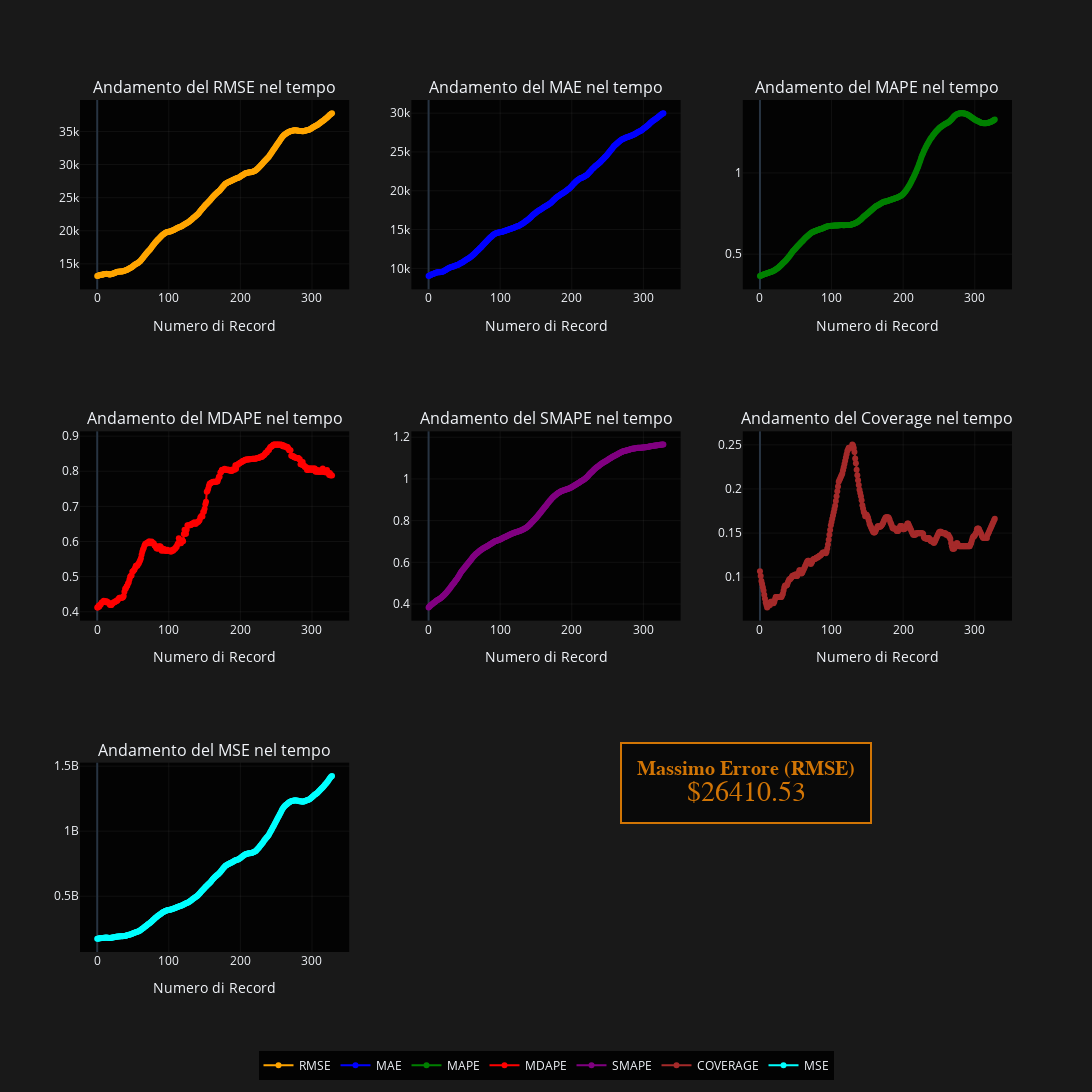

Here is the notebook cell this chart was saved with:
### Code cell
def plot_metrics(df_p):
    """Grafica le metriche di performance usando Plotly."""
    
    # Crea il layout dei subplot (ora 3x3 ma useremo solo 7 subplot)
    fig = make_subplots(  # noqa: F821 # type: ignore
        rows=3, cols=3,
        subplot_titles=(
            'Andamento del RMSE nel tempo', 'Andamento del MAE nel tempo', 
            'Andamento del MAPE nel tempo', 'Andamento del MDAPE nel tempo',
            'Andamento del SMAPE nel tempo', 'Andamento del Coverage nel tempo',
            'Andamento del MSE nel tempo'
        ),
        specs=[
            [{"type": "scatter"}, {"type": "scatter"}, {"type": "scatter"}],
            [{"type": "scatter"}, {"type": "scatter"}, {"type": "scatter"}],
            [{"type": "scatter"}, None, None]  # Ultimo row ha solo un plot
        ]
    )

    # Definizione delle metriche e loro colori
    metrics = [
        ('rmse', 'orange', 1, 1), ('mae', 'blue', 1, 2),
        ('mape', 'green', 1, 3), ('mdape', 'red', 2, 1),
        ('smape', 'purple', 2, 2), ('coverage', 'brown', 2, 3),
        ('mse', 'cyan', 3, 1)
    ]

    # Aggiungi ogni metrica come traccia
    for metric, color, row, col in metrics:
        fig.add_trace(
            go.Scatter(
                x=df_p.index,
                y=df_p[metric],
                name=metric.upper(),
                line=dict(color=color, width=2),
                mode='lines+markers',
                marker=dict(size=6)
            ),
            row=row, col=col
        )

    # Calcola il massimo errore RMSE
    max_rmse = df_p2['rmse'].iloc[0]
    
    # Aggiungi un'annotazione elegante per il massimo errore
    fig.add_annotation(
        text=f"<b>Massimo Errore (RMSE)</b><br><span style='font-size: 28px'>${max_rmse:.2f}</span>",
        xref="paper", yref="paper",
        x=0.85, y=0.15,  # Posizione nell'area vuota a destra in basso
        showarrow=False,
        font=dict(
            family="Arial",
            size=20,
            color="darkorange"
        ),
        align="center",
        bordercolor="darkorange",
        borderwidth=2,
        borderpad=15,
        bgcolor="rgba(0,0,0,0.8)",
        opacity=0.8
    )

    # Aggiorna il layout
    fig.update_layout(
        height=1200,
        width=1800,
        showlegend=True,
        template='plotly_dark',
        paper_bgcolor='rgba(0,0,0,0.9)',
        plot_bgcolor='rgba(0,0,0,0.9)',
        legend=dict(
            orientation="h",
            yanchor="bottom",
            y=-0.15,
            xanchor="center",
            x=0.5
        ),
        margin=dict(t=100, b=100)  # Aumenta i margini per l'annotazione
    )

    # Aggiorna gli assi per i subplot esistenti
    for i in range(1, 8):  # Ora solo 7 subplot
        row = (i-1)//3 + 1
        col = ((i-1)%3) + 1
        fig.update_xaxes(
            showgrid=True,
            gridwidth=1,
            gridcolor='rgba(128, 128, 128, 0.1)',
            title_text="Numero di Record",
            row=row,
            col=col
        )
        fig.update_yaxes(
            showgrid=True,
            gridwidth=1,
            gridcolor='rgba(128, 128, 128, 0.1)',
            row=row,
            col=col
        )

    fig.show()

# Chiamata alla funzione
plot_metrics(df_p)

### Figure 1 — Plotly figure (JSON) as saved in the notebook; plotly's stock layout.template omitted (floating-point values rounded to 4 significant figures; data arrays with more than 128 entries replaced by an {"elided": "..."} marker saying what was removed)
{"data": [{"line": {"color": "orange", "width": 2}, "marker": {"size": 6}, "mode": "lines+markers", "name": "RMSE", "type": "scatter", "x": {"elided": "329 int values"}, "xaxis": "x", "y": {"elided": "329 float values"}, "yaxis": "y"}, {"line": {"color": "blue", "width": 2}, "marker": {"size": 6}, "mode": "lines+markers", "name": "MAE", "type": "scatter", "x": {"elided": "329 int values"}, "xaxis": "x2", "y": {"elided": "329 float values"}, "yaxis": "y2"}, {"line": {"color": "green", "width": 2}, "marker": {"size": 6}, "mode": "lines+markers", "name": "MAPE", "type": "scatter", "x": {"elided": "329 int values"}, "xaxis": "x3", "y": {"elided": "329 float values"}, "yaxis": "y3"}, {"line": {"color": "red", "width": 2}, "marker": {"size": 6}, "mode": "lines+markers", "name": "MDAPE", "type": "scatter", "x": {"elided": "329 int values"}, "xaxis": "x4", "y": {"elided": "329 float values"}, "yaxis": "y4"}, {"line": {"color": "purple", "width": 2}, "marker": {"size": 6}, "mode": "lines+markers", "name": "SMAPE", "type": "scatter", "x": {"elided": "329 int values"}, "xaxis": "x5", "y": {"elided": "329 float values"}, "yaxis": "y5"}, {"line": {"color": "brown", "width": 2}, "marker": {"size": 6}, "mode": "lines+markers", "name": "COVERAGE", "type": "scatter", "x": {"elided": "329 int values"}, "xaxis": "x6", "y": {"elided": "329 float values"}, "yaxis": "y6"}, {"line": {"color": "cyan", "width": 2}, "marker": {"size": 6}, "mode": "lines+markers", "name": "MSE", "type": "scatter", "x": {"elided": "329 int values"}, "xaxis": "x7", "y": {"elided": "329 float values"}, "yaxis": "y7"}], "layout": {"annotations": [{"font": {"size": 16}, "showarrow": false, "text": "Andamento del RMSE nel tempo", "x": 0.1444, "xanchor": "center", "xref": "paper", "y": 1, "yanchor": "bottom", "yref": "paper"}, {"font": {"size": 16}, "showarrow": false, "text": "Andamento del MAE nel tempo", "x": 0.5, "xanchor": "center", "xref": "paper", "y": 1, "yanchor": "bottom", "yref": "paper"}, {"font": {"size": 16}, "showarrow": false, "text": "Andamento del MAPE nel tempo", "x": 0.8556, "xanchor": "center", "xref": "paper", "y": 1, "yanchor": "bottom", "yref": "paper"}, {"font": {"size": 16}, "showarrow": false, "text": "Andamento del MDAPE nel tempo", "x": 0.1444, "xanchor": "center", "xref": "paper", "y": 0.6111, "yanchor": "bottom", "yref": "paper"}, {"font": {"size": 16}, "showarrow": false, "text": "Andamento del SMAPE nel tempo", "x": 0.5, "xanchor": "center", "xref": "paper", "y": 0.6111, "yanchor": "bottom", "yref": "paper"}, {"font": {"size": 16}, "showarrow": false, "text": "Andamento del Coverage nel tempo", "x": 0.8556, "xanchor": "center", "xref": "paper", "y": 0.6111, "yanchor": "bottom", "yref": "paper"}, {"font": {"size": 16}, "showarrow": false, "text": "Andamento del MSE nel tempo", "x": 0.1444, "xanchor": "center", "xref": "paper", "y": 0.2222, "yanchor": "bottom", "yref": "paper"}, {"align": "center", "bgcolor": "rgba(0,0,0,0.8)", "bordercolor": "darkorange", "borderpad": 15, "borderwidth": 2, "font": {"color": "darkorange", "family": "Arial", "size": 20}, "opacity": 0.8, "showarrow": false, "text": "<b>Massimo Errore (RMSE)</b><br><span style='font-size: 28px'>$26410.53</span>", "x": 0.85, "xref": "paper", "y": 0.15, "yref": "paper"}], "height": 1200, "legend": {"orientation": "h", "x": 0.5, "xanchor": "center", "y": -0.15, "yanchor": "bottom"}, "margin": {"b": 100, "t": 100}, "paper_bgcolor": "rgba(0,0,0,0.9)", "plot_bgcolor": "rgba(0,0,0,0.9)", "showlegend": true, "width": 1800, "xaxis": {"anchor": "y", "domain": [0, 0.2889], "gridcolor": "rgba(128, 128, 128, 0.1)", "gridwidth": 1, "showgrid": true, "title": {"text": "Numero di Record"}}, "xaxis2": {"anchor": "y2", "domain": [0.3556, 0.6444], "gridcolor": "rgba(128, 128, 128, 0.1)", "gridwidth": 1, "showgrid": true, "title": {"text": "Numero di Record"}}, "xaxis3": {"anchor": "y3", "domain": [0.7111, 1], "gridcolor": "rgba(128, 128, 128, 0.1)", "gridwidth": 1, "showgrid": true, "title": {"text": "Numero di Record"}}, "xaxis4": {"anchor": "y4", "domain": [0, 0.2889], "gridcolor": "rgba(128, 128, 128, 0.1)", "gridwidth": 1, "showgrid": true, "title": {"text": "Numero di Record"}}, "xaxis5": {"anchor": "y5", "domain": [0.3556, 0.6444], "gridcolor": "rgba(128, 128, 128, 0.1)", "gridwidth": 1, "showgrid": true, "title": {"text": "Numero di Record"}}, "xaxis6": {"anchor": "y6", "domain": [0.7111, 1], "gridcolor": "rgba(128, 128, 128, 0.1)", "gridwidth": 1, "showgrid": true, "title": {"text": "Numero di Record"}}, "xaxis7": {"anchor": "y7", "domain": [0, 0.2889], "gridcolor": "rgba(128, 128, 128, 0.1)", "gridwidth": 1, "showgrid": true, "title": {"text": "Numero di Record"}}, "yaxis": {"anchor": "x", "domain": [0.7778, 1], "gridcolor": "rgba(128, 128, 128, 0.1)", "gridwidth": 1, "showgrid": true}, "yaxis2": {"anchor": "x2", "domain": [0.7778, 1], "gridcolor": "rgba(128, 128, 128, 0.1)", "gridwidth": 1, "showgrid": true}, "yaxis3": {"anchor": "x3", "domain": [0.7778, 1], "gridcolor": "rgba(128, 128, 128, 0.1)", "gridwidth": 1, "showgrid": true}, "yaxis4": {"anchor": "x4", "domain": [0.3889, 0.6111], "gridcolor": "rgba(128, 128, 128, 0.1)", "gridwidth": 1, "showgrid": true}, "yaxis5": {"anchor": "x5", "domain": [0.3889, 0.6111], "gridcolor": "rgba(128, 128, 128, 0.1)", "gridwidth": 1, "showgrid": true}, "yaxis6": {"anchor": "x6", "domain": [0.3889, 0.6111], "gridcolor": "rgba(128, 128, 128, 0.1)", "gridwidth": 1, "showgrid": true}, "yaxis7": {"anchor": "x7", "domain": [0, 0.2222], "gridcolor": "rgba(128, 128, 128, 0.1)", "gridwidth": 1, "showgrid": true}}}
